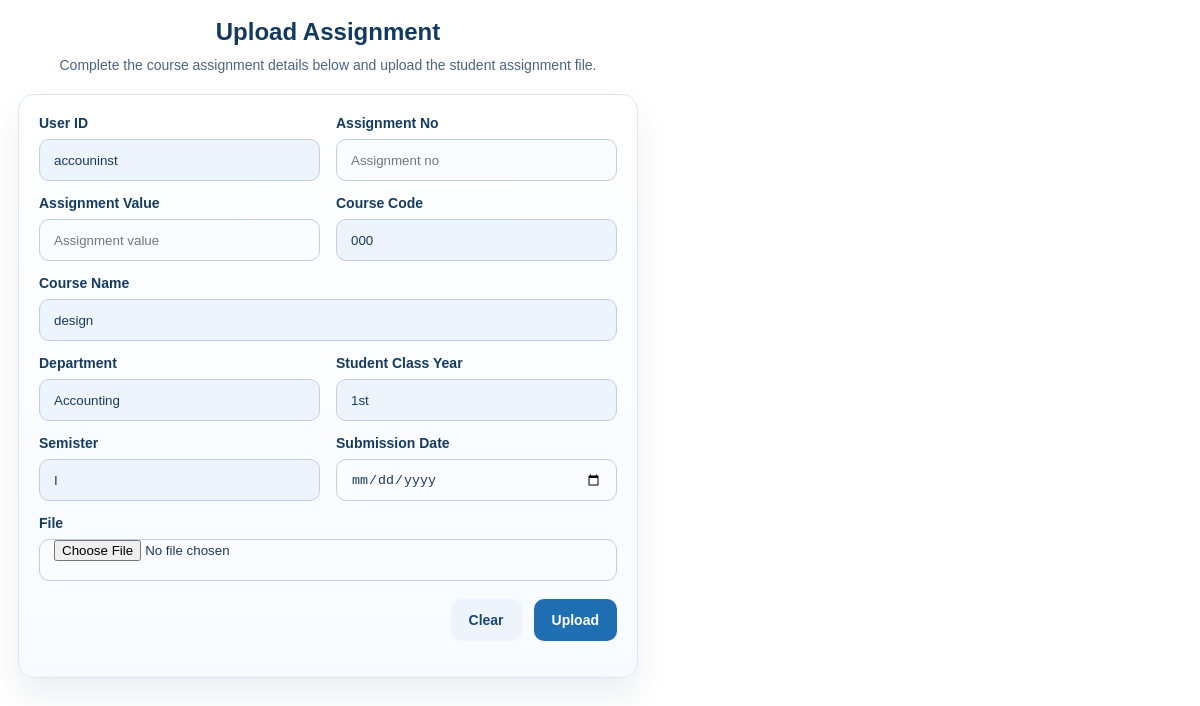
The app's page /instructor/uploadassignment.php?id=19 (signed in) with its own data.
### tables this page shows
CREATE TABLE `assign_instructor` (
  `no` int(11) NOT NULL AUTO_INCREMENT,
  `corse_code` varchar(50) NOT NULL,
  `cname` varchar(100) NOT NULL,
  `chour` int(11) NOT NULL,
  `uid` varchar(23) NOT NULL,
  `Iname` varchar(50) NOT NULL,
  `department` varchar(100) NOT NULL,
  `section` varchar(10) NOT NULL,
  `Student_class_year` varchar(50) NOT NULL,
  `semister` varchar(50) NOT NULL,
  `ayear` int(11) NOT NULL,
  PRIMARY KEY (`no`),
  UNIQUE KEY `corse_code` (`corse_code`),
  KEY `uid` (`uid`),
  CONSTRAINT `assign_instructor_ibfk_1` FOREIGN KEY (`corse_code`) REFERENCES `course` (`course_code`) ON DELETE CASCADE ON UPDATE CASCADE,
  CONSTRAINT `dd` FOREIGN KEY (`uid`) REFERENCES `user` (`UID`) ON DELETE CASCADE ON UPDATE CASCADE
);

### instructor/page_helpers.php (called while the page is built, shortened)
<?php
function instructorH($value): string
{
    return htmlspecialchars((string) $value, ENT_QUOTES, 'UTF-8');
}
    ?>

### instructor/uploadassignment.php (the view, shortened to what this page needs)
<?php
require_once('page_helpers.php');
$assignmentId = isset($_GET['id']) ? trim((string) $_GET['id']) : '';
$course = null;
if ($assignmentId !== '') {
    $sql = "SELECT no, corse_code, cname, Iname, department, section, Student_class_year, semister, chour, ayear FROM assign_instructor WHERE no = ? LIMIT 1";
    $stmt = mysqli_prepare($conn, $sql);
    if ($stmt) {
        mysqli_stmt_bind_param($stmt, 's', $assignmentId);
        mysqli_stmt_execute($stmt);
        $result = mysqli_stmt_get_result($stmt);
        if ($result instanceof mysqli_result) {
            $course = mysqli_fetch_assoc($result) ?: null;
        }
    }
}
?>
<div class="instructor-popup-shell">
    <h2 class="instructor-popup-title">Upload Assignment</h2>
    <p class="instructor-popup-subtitle">Complete the course assignment details below and upload the student assignment file.</p>
    <?php if ($course) { ?>
        <div class="instructor-popup-card">
            <form action="assignment.php" method="post" enctype="multipart/form-data" onsubmit="return validate(this);">
                <div class="instructor-popup-grid">
                    <div class="instructor-popup-field">
                        <label for="popup-uid">User ID</label>
                        <input type="text" name="uid" id="popup-uid" readonly value="<?php echo instructorH($_SESSION['suid'] ?? ''); ?>" required>
                    </div>
                    <div class="instructor-popup-field">
                        <label for="popup-asno">Assignment No</label>
                        <input type="text" name="asno" id="popup-asno" required placeholder="Assignment no">
                    </div>
                    <div class="instructor-popup-field">
                        <label for="popup-asv">Assignment Value</label>
                        <input type="text" name="asv" id="popup-asv" required placeholder="Assignment value">
                    </div>
                    <div class="instructor-popup-field">
                        <label for="popup-cc">Course Code</label>
                        <input type="text" name="cc" id="popup-cc" readonly value="<?php echo instructorH($course['corse_code'] ?? ''); ?>" required>
                    </div>
                    <div class="instructor-popup-field full">
                        <label for="popup-cn">Course Name</label>
                        <input type="text" name="cn" id="popup-cn" readonly value="<?php echo instructorH($course['cname'] ?? ''); ?>" required>
                    </div>
                    <div class="instructor-popup-field">
                        <label for="popup-dc">Department</label>
                        <input type="text" name="dc" id="popup-dc" readonly value="<?php echo instructorH($course['department'] ?? ''); ?>" required>
                    </div>
                    <div class="instructor-popup-field">
                        <label for="popup-scy">Student Class Year</label>
                        <input type="text" name="scy" id="popup-scy" readonly value="<?php echo instructorH($course['Student_class_year'] ?? ''); ?>" required>
                    </div>
                    <div class="instructor-popup-field">
                        <label for="popup-sem">Semister</label>
                        <input type="text" name="sem" id="popup-sem" readonly value="<?php echo instructorH($course['semister'] ?? ''); ?>" required>
                    </div>
                    <div class="instructor-popup-field">
                        <label for="popup-date">Submission Date</label>
                        <input type="date" name="date" id="popup-date" required>
                    </div>
                    <div class="instructor-popup-field full">
                        <label for="popup-file">File</label>
                        <input type="file" name="file" id="popup-file" required>
                    </div>
                </div>
                <div class="instructor-popup-actions">
                    <button type="reset" class="instructor-popup-btn secondary">Clear</button>
                    <button type="submit" name="submit" class="instructor-popup-btn">Upload</button>
                </div>
            </form>
        </div>
    <?php } else { ?>
        <div class="instructor-popup-empty">The selected course could not be loaded for upload.</div>
    <?php } ?>
</div>

### instructor/page_helpers.php (style rules this page uses)
.instructor-popup-shell { width: min(100%, 620px); padding: 10px; font-family: Arial, Helvetica, sans-serif; color: #173a5e; }
.instructor-popup-title { margin: 0 0 16px; color: #12395f; font-size: 24px; font-weight: 700; text-align: center; }
.instructor-popup-subtitle { margin: -8px 0 18px; color: #4a6480; font-size: 14px; line-height: 1.6; text-align: center; }
.instructor-popup-card { border: 1px solid #dce6f2; border-radius: 16px; background: linear-gradient(180deg, #ffffff 0%, #f7fbff 100%); box-shadow: 0 18px 32px rgba(16, 46, 74, 0.08); padding: 20px; }
.instructor-popup-grid { display: grid; grid-template-columns: 1fr 1fr; gap: 14px 16px; }
.instructor-popup-field { display: grid; gap: 8px; }
.instructor-popup-field.full { grid-column: 1 / -1; }
.instructor-popup-field label { color: #163b60; font-size: 14px; font-weight: 700; }
.instructor-popup-field input, .instructor-popup-field select, .instructor-popup-field textarea { width: 100%; min-height: 42px; padding: 0 14px; border: 1px solid #bfd0e2; border-radius: 10px; background: #f9fbfe; color: #173a5e; box-sizing: border-box; }
.instructor-popup-field input[readonly] { background: #eef4fb; }
.instructor-popup-actions { display: flex; gap: 12px; justify-content: flex-end; margin-top: 18px; flex-wrap: wrap; }
.instructor-popup-btn { display: inline-flex; align-items: center; justify-content: center; min-height: 42px; padding: 0 18px; border: 0; border-radius: 10px; background: #1f6fb2; color: #ffffff; font-size: 14px; font-weight: 700; cursor: pointer; }
.instructor-popup-btn.secondary { background: #edf4fb; color: #18466f; }

### records on screen
assign_instructor: cc "000", cn "design", dc "Accounting", scy "1st", sem "I"
